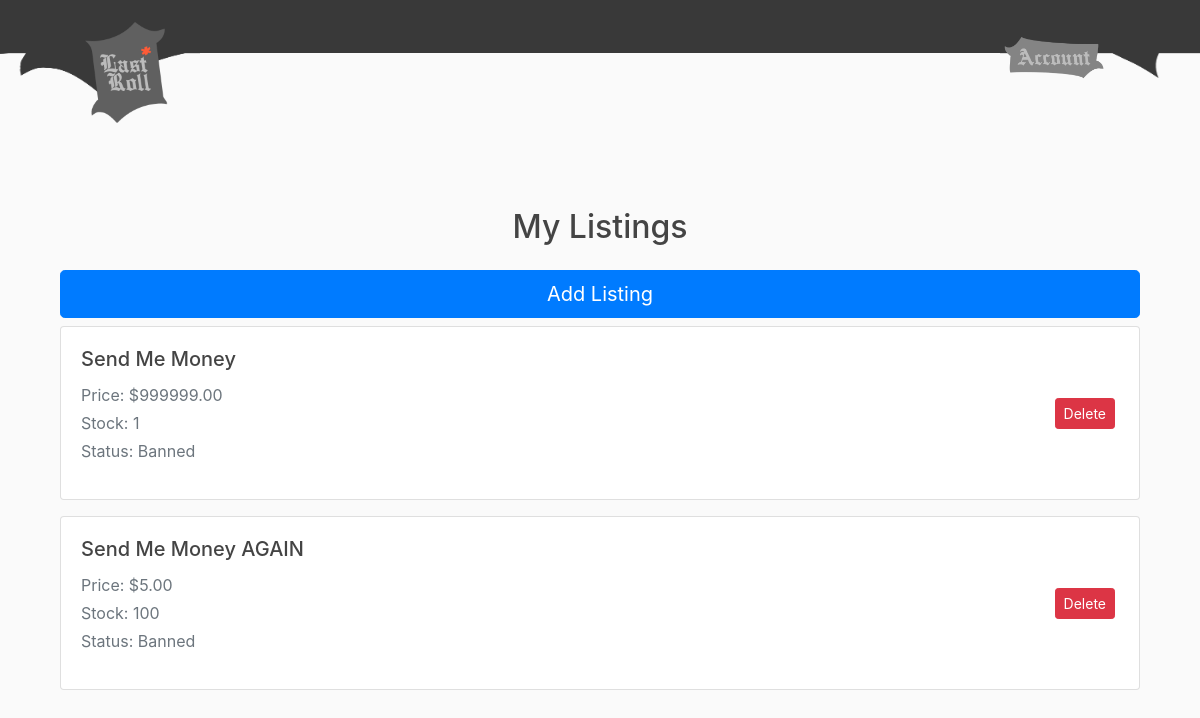
/sellermylistings/ (signed in), run on the app's committed database.
### store/models.py (models this page shows, shortened)
class Product(models.Model):
    seller = models.ForeignKey(Seller, on_delete=models.CASCADE)
    name = models.CharField(max_length=100)
    description = models.TextField(blank=True)
    price = models.DecimalField(max_digits=8, decimal_places=2)
    stock = models.PositiveIntegerField(default=0)
    image = models.ImageField(upload_to='product_images/', blank=True)
    created_at = models.DateTimeField(default=timezone.now)
    status = models.IntegerField(default=0)
    is_reported = models.BooleanField(default=False)
    report_confirmed = models.BooleanField(default=False)

### shop/views.py (the view)
# urls.py: path('sellermylistings/', views.sellermylistings, name='shop-sellermylistings'),
@login_required
def sellermylistings(request):
    profile = request.user.profile
    if profile.role != profile.ROLE_SELLER:
        return HttpResponseForbidden("You do not have permission to view this page.")
    listings = Product.objects.filter(seller__user=profile.user)
    context = {
        'username': request.user.username,
        'listings': listings
    }
    return render(request, 'shop/sellermylistings.html', context)

### shop/templates/shop/sellermylistings.html (shortened to what this page needs)
{% extends "shop/base.html" %}
{% block content %}
<div class="container mt-5">
  <h2 class="text-center mb-4">My Listings</h2>
    <a href="{% url 'shop-sellercreatelisting' %}" class="btn btn-primary btn-lg btn-block my-2">Add Listing</a>
  {% for product in listings %}
    <div class="card mb-3 shadow-sm">
      <div class="card-body d-flex justify-content-between align-items-center">
        <div>
          <h5 class="card-title">{{ product.name }}</h5>
          <p class="text-muted mb-1">Price: ${{ product.price }}</p>
          <p class="text-muted mb-1">Stock: {{ product.stock }}</p>
          <p class="text-muted">Status:
            {% if product.status == 0 %}Unverified
            {% elif product.status == 1 %}Approved
            {% else %}Banned
            {% endif %}
          </p>
        </div>
        <form action="{% url 'remove_product' product.pk %}" method="post" style="display: inline;">
          <button class="btn btn-danger btn-sm mx-1" type="submit">Delete</button>
        </form>
      </div>
    </div>
  {% empty %}
    <p class="text-center text-muted">You have no listings yet.</p>
  {% endfor %}
</div>
{% endblock %}

### shop/static/shop/main.css (style rules this page uses)
body { background: #fafafa; color: #333333; margin-top: 5rem; }
h1, h2, h3, h4, h5, h6 { color: #444444; }

### data on the page
Product: name "Send Me Money", price "999999.00", stock "1", status "Banned"
Product: name "Send Me Money AGAIN", price "5.00", stock "100", status "Banned"
